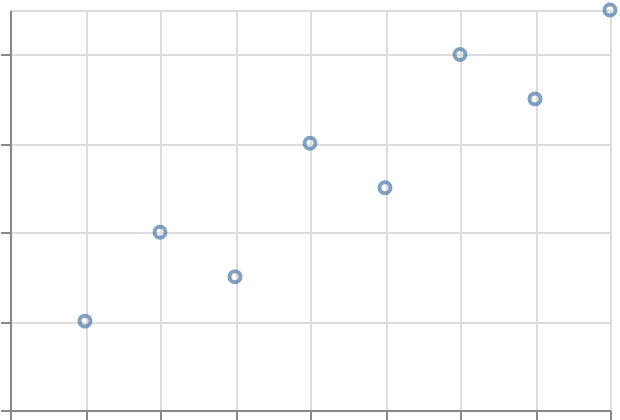

Here is the Vega-Lite specification saved for this chart:
### Vega-Lite specification from a JSON file in a GitHub repository (floating-point values rounded to 4 significant figures)
{"$schema": "https://vega.github.io/schema/vega-lite/v6.json", "padding": 5, "autosize": "none", "width": 300, "height": 200, "data": {"name": "table", "values": [{"c": "A", "g": "p", "x": 1, "y": 2, "v": 5, "t": "2024-01-15", "o": {"v": 3}, "IMDB Rating": 6.1, "d": "x1"}, {"c": "B", "g": "q", "x": 2, "y": 4, "v": 9, "t": "2024-02-20", "o": {"v": 7}, "IMDB Rating": 7.4, "d": "x2"}, {"c": "A", "g": "q", "x": 3, "y": 3, "v": 2, "t": "2024-03-05", "o": {"v": 1}, "IMDB Rating": 5.2, "d": "x1"}, {"c": "C", "g": "p", "x": 4, "y": 6, "v": 7, "t": "2024-05-30", "o": {"v": 4}, "IMDB Rating": 8.8, "d": "x3"}, {"c": "B", "g": "p", "x": 5, "y": 5, "v": 4, "t": "2024-07-11", "o": {"v": 9}, "IMDB Rating": 6.9, "d": "x2"}, {"c": "C", "g": "q", "x": 6, "y": 8, "v": 6, "t": "2024-09-02", "o": {"v": 2}, "IMDB Rating": 7.7, "d": "x3"}, {"c": "A", "g": "p", "x": 7, "y": 7, "v": 8, "t": "2024-11-25", "o": {"v": 5}, "IMDB Rating": 4.4, "d": "x1"}, {"c": "B", "g": "q", "x": 8, "y": 9, "v": 3, "t": "2024-12-31", "o": {"v": 8}, "IMDB Rating": 9.1, "d": "x2"}]}, "mark": "point", "encoding": {"x": {"field": "x", "type": "quantitative"}, "y": {"field": "y", "type": "quantitative"}, "description": {"field": "c", "type": "nominal"}}}
